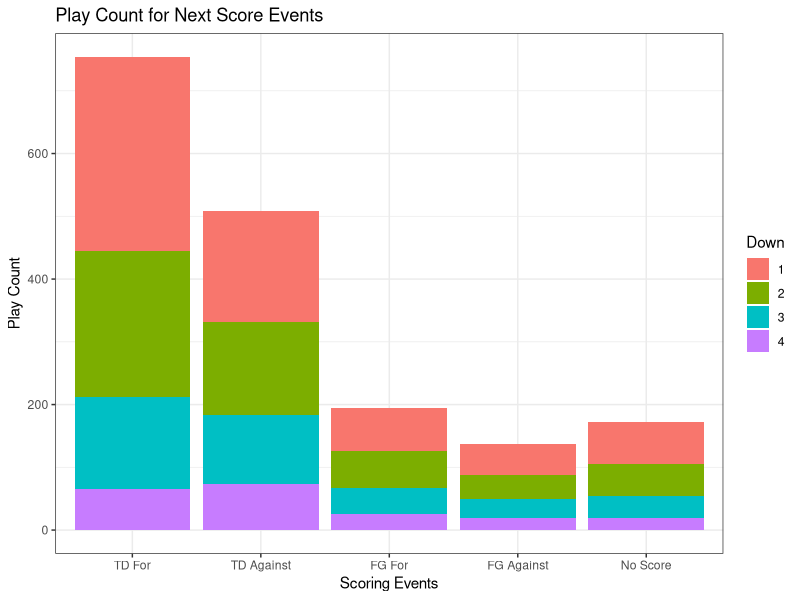
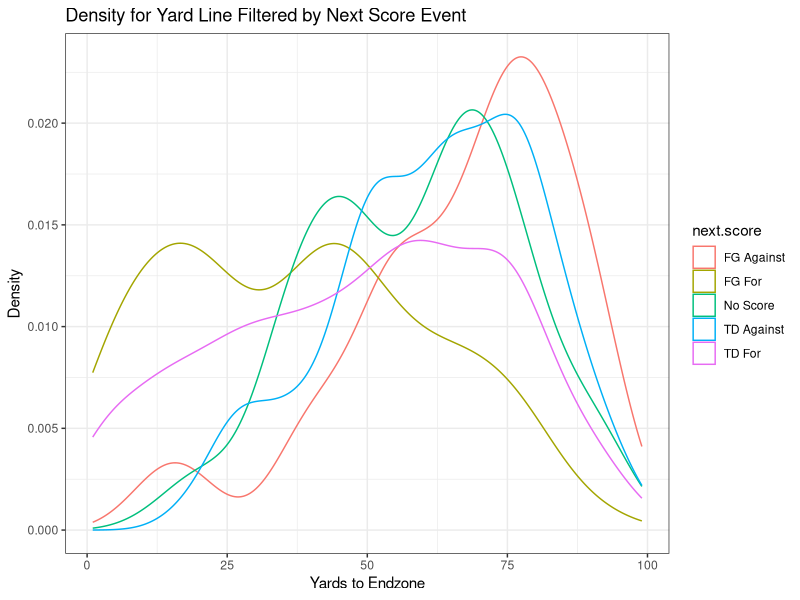
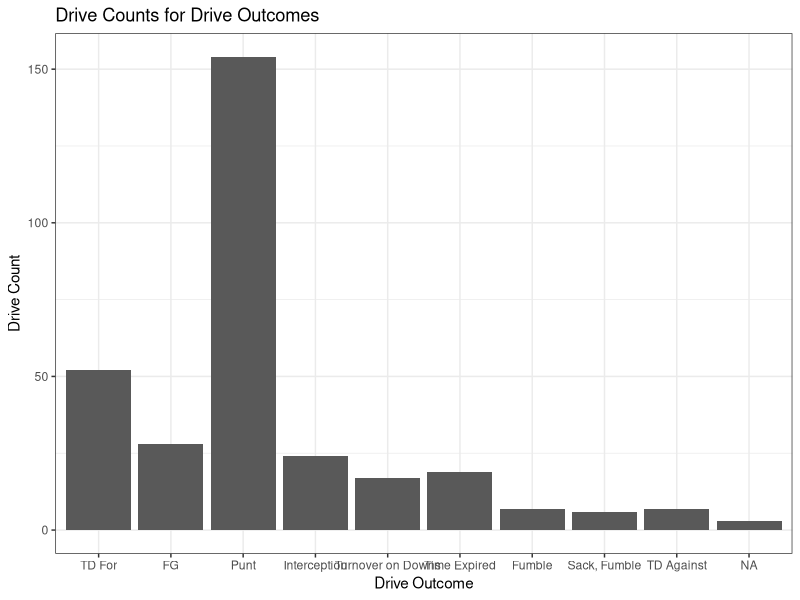
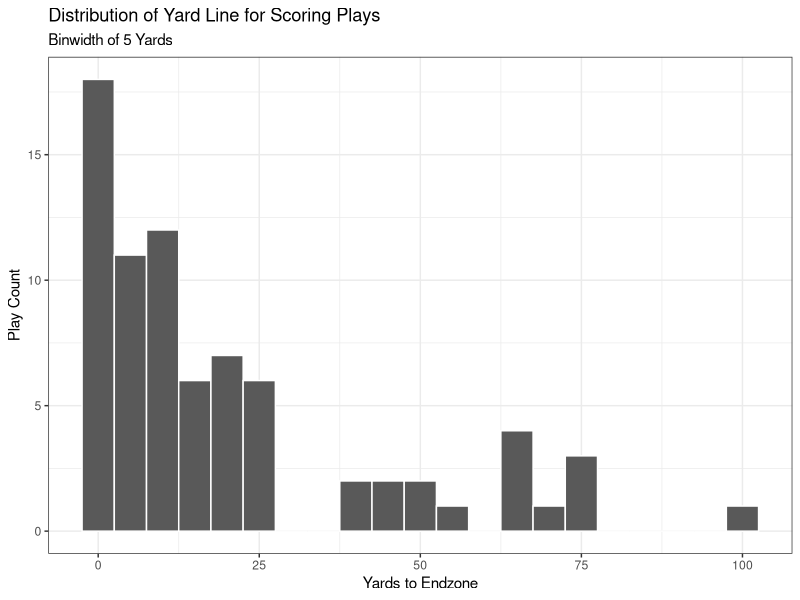
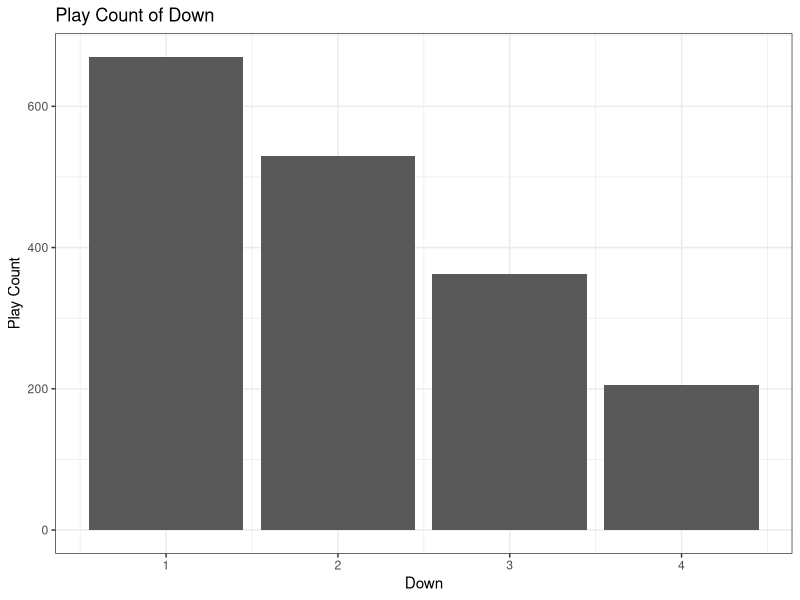
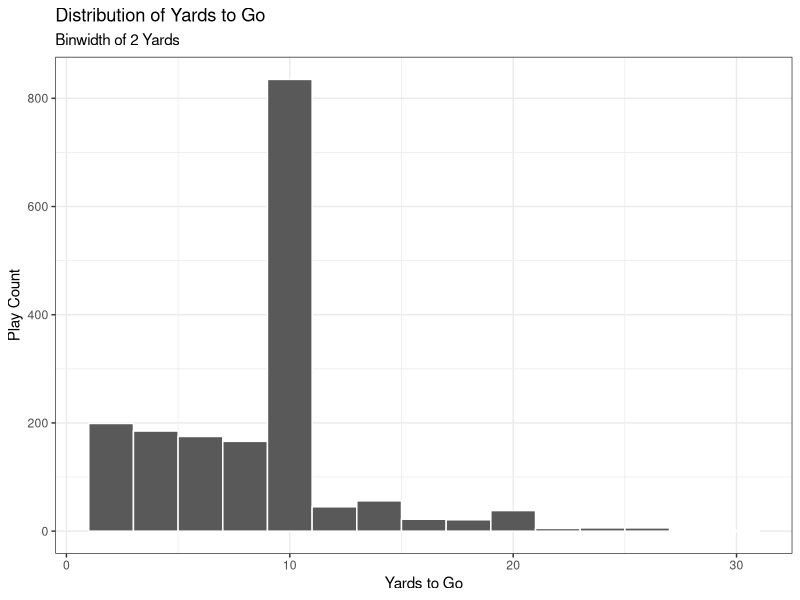
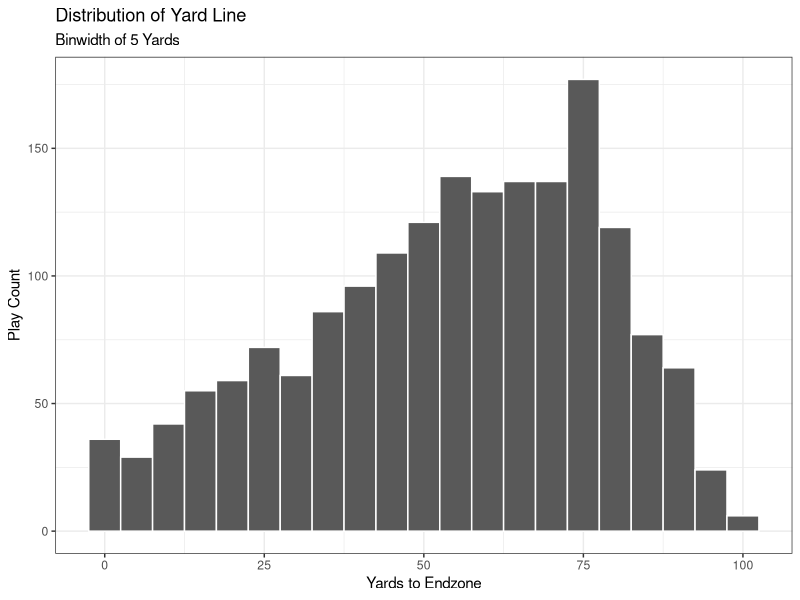
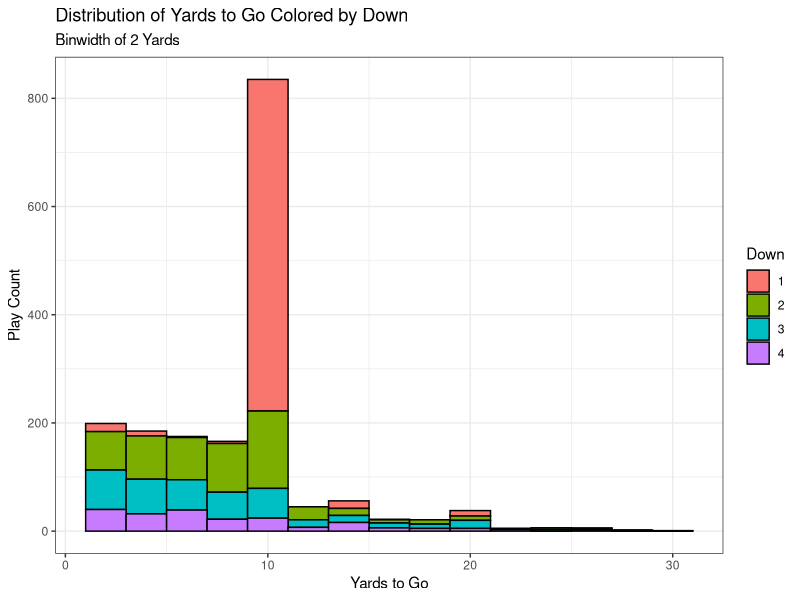

The R source for these figures, in order:
## ---- chunk 1
knitr::opts_chunk$set(echo = TRUE)
library(tidyverse)
library(nnet)
## ---- chunk 2
## Data initialization

# Drop KOs, Extra Pts, 2 Pt conversions, Penalties, and Timeouts
init.data.full = read.csv("Initial_Play_-_By_-_Play.csv", na=c(""))
KO.plays = c("KO", "KO Rec", "Onside Kick Rec")

# Fixing the Extra Points labeled as FGs
init.data.full[1442, "PLAY.TYPE"] = "Extra Pt."
init.data.full[1556, "PLAY.TYPE"] = "Extra Pt."
init.data.full[1975, "PLAY.TYPE"] = "Extra Pt."
init.data.full[1994, "PLAY.TYPE"] = "Extra Pt."

extra.pt.rows = which(init.data.full$PLAY.TYPE == "Extra Pt." |
                        init.data.full$PLAY.TYPE == "Extra Pt. Block")
KO.rows = which(init.data.full$PLAY.TYPE %in% KO.plays)
two.pt.rows = which(init.data.full$PLAY.TYPE == "2 Pt." | 
                      init.data.full$PLAY.TYPE == "2 Pt. Defend")
penalty.rows = which(init.data.full$RESULT == "Penalty")
timeout.rows = which(init.data.full$RESULT == "Timeout")

rem.rows = c(extra.pt.rows, KO.rows, penalty.rows, two.pt.rows, timeout.rows)
init.data = init.data.full[-rem.rows, ]

# Create possession team column

  # fill in missing values that shouldn't be missing
init.data[945, "ODK"] = "D"
init.data[955, "ODK"] = "D"
init.data[980, "ODK"] = "O"
init.data[1009, "ODK"] = "D"
init.data[1019, "ODK"] = "D"
init.data[1025, "ODK"] = "D"
init.data[1044, "ODK"] = "O"
init.data[1093, "ODK"] = "D"
init.data[1291, "ODK"] = "O"
init.data[1317, "ODK"] = "D"
init.data[1368, "ODK"] = "O"
init.data[1395, "ODK"] = "D"

init.data$pos.team = ifelse(init.data$ODK == "O", "CMU", "Opp")

for (i in 1:nrow(init.data)) {
  if (init.data[i, "ODK"] == "K") {
    init.data[i, "pos.team"] = init.data[i - 1, "pos.team"]
  }
}

# convert character variables to factor
#factor.vars = c("ODK", "RESULT", "PLAY.TYPE")
#init.data[factor.vars] = lapply(init.data[factor.vars], factor)

# renaming variables for convenience
names(init.data) = tolower(names(init.data))
names(init.data)[1] = "play"

# fixing rounding error for distance
# for (i in 2:nrow(init.data)) {
#   if (init.data$dn[i]==1 | is.na(init.data$dn[i])) { next }
#   init.data$dist[i] = init.data$dist[i-1] - init.data$gn.ls[i-1]
# }

#init.data = init.data[-penalty.rows, ]
## ---- chunk 3
## Cleaning

# creating game ID
first.plays = which(init.data$play==2)
init.data$game = length(first.plays)
for (i in 1:(length(first.plays)-1)) {
  first = first.plays[i]
  last = first.plays[i+1]-1
  init.data$game[first:last] = i
}

# fixing yards to endzone
negative.yds = init.data$yard.ln < 0
na.yds = is.na(negative.yds)
negative.yds[na.yds] = FALSE
init.data[negative.yds, "yard.ln"] = init.data[negative.yds, "yard.ln"] + 100
names(init.data)[5] = "yds.to.endzone"

# creating drive ID
num.games = max(init.data$game)

  # Indicator for defensive score
init.data$def.score = str_detect(init.data$result, "Def")
init.data[is.na(init.data$def.score), "def.score"] = FALSE

for (game.ind in 1:num.games) {
  
  ind.game = init.data[init.data$game == game.ind, ]
  drive = 1
  
  for (j in 1:(nrow(ind.game) - 1)) {
    
    global.ind = which(init.data$game == game.ind & 
                         init.data$play == ind.game[j, "play"])
    
    cur.pos = ind.game[j, "pos.team"]
    next.pos = ind.game[j + 1, "pos.team"]
    
    init.data[global.ind, "drive"] = drive
    
    if ((cur.pos != next.pos) | (ind.game[j, "def.score"])) {
      drive = drive + 1
    }
    
  }
  
  init.data[global.ind + 1, "drive"] = drive
  
}
## ---- chunk 4
# #get last play of each drive
# init.data %>% 
#   group_by(game, drive) %>% 
#   slice_tail %>% 
#   ungroup

# creating drive outcome
last.plays = which(!mapply(identical, init.data$drive, lead(init.data$drive, default=0)) & 
                     !is.na(init.data$drive))
last.play.type = init.data$play.type[last.plays]
down = init.data$dn[last.plays]
result = init.data$result[last.plays]
last.outcomes = rep(NA, length(last.plays))
for (i in 1:length(last.plays)) {
  outcome = NA
  playtype = last.play.type[i]
  if (is.na(playtype)) {next} # NEED TO FIX
  res = result[i]
  if (grepl("Def TD", res)) {outcome = "TD Against"}
  else if (playtype=="Pass" | playtype=="Run") {
    if (grepl("TD", res)) {outcome = "TD For"}
    else if (res %in% c("Fumble", "Interception", "Sack, Fumble")) {outcome = res}
    else if (is.na(down[i])) {next} # NEED TO FIX
    else if (down[i]==4) {outcome = "Turnover on Downs"}
    else {outcome = "Time Expired"}
  }
  else if (grepl("FG", playtype)) {outcome = "FG"}
  else if (grepl("Punt", playtype)) {outcome = "Punt"}
  last.outcomes[i] = outcome
}
offset = 0
init.data$drive.outcome = NA
init.data$drive.outcome[last.plays] = last.outcomes
for (i in 1:max(init.data$game)) {
  ind = which(init.data$game==i)
  init.data$drive.outcome[ind] = last.outcomes[init.data$drive[ind] + offset]
  offset = offset + max(init.data$drive[ind], na.rm=TRUE)
}

# # creating next scoring play
# TD.score = c("Complete, TD", "Rush, TD", "Interception, Def TD", "Scramble, TD",
#              "Blocked, Def TD", "Fumble, Def TD") # check the result column
FG.score = c("FG", "FG Block") # check the play type column, and then result column for good
# safety.score = c("Safety")
# 
#   #Get indices for TDs
# TD.score.inds = which(init.data$result %in% TD.score)
# 
#   #Get indices for FGs

#Manually input missing FG good/no good values
FG.rows = init.data[init.data$play.type %in% FG.score, ]
FG.rows[c(5, 6, 9, 20, 21, 22), "result"] = "Good"
FG.rows[c(8, 23, 24, 25, 26, 28, 29), "result"] = "No Good"
  #Index 29 was a muffed FG attempt
init.data[init.data$play.type %in% FG.score, "result"] = FG.rows$result



init.data$TD.score = str_detect(init.data$result, "TD")
init.data[is.na(init.data$TD.score), "TD.score"] = F 
init.data$FG = str_detect(init.data$play.type, "FG")
init.data[is.na(init.data$FG), "FG"] = F 
init.data$FG.score = ((init.data$FG == T) & (init.data$result == "Good"))
init.data$safety.score = F # implement once we have data with safeties

init.data$sp = ifelse(init.data$TD.score + init.data$FG.score + init.data$safety.score >= 1, 
                      T,
                      F)

find.next.score.game = function(data) { #WRT POSESSION TEAM
  
  # Which rows are the scoring plays:
  score.plays = which(data$sp)
  
  find.next.score = function(play.ind, score.plays.inds, data) {
    
    next.score.ind = score.plays.inds[which(score.plays.inds >= play.ind)[1]]
    
    if(is.na(next.score.ind)) {
      
      score.type = "No Score"
      
    } else {
      
      #TDs:
      if (data$TD.score[next.score.ind]) {
        
        if (identical(data[play.ind, "pos.team"], data[next.score.ind, "pos.team"])) {
          
          if (data[next.score.ind, "def.score"]) { #Def TD, against team in pos
            
            score.type = "TD Against"
            
          } else { #Offensive TD, for team in pos
            
            score.type = "TD For"
            
          }
          
        } else {
          
          if (data[next.score.ind, "def.score"]) { #Def TD, for team in pos.
            
            score.type = "TD For"
            
          } else { #Offensive TD, against team in pos.
            
            score.type = "TD Against"
            
          }
          
        }

        #FGs
      } else if(data$FG.score[next.score.ind]) {
        
        if (identical(data[play.ind, "pos.team"], data[next.score.ind, "pos.team"])) {
          
          score.type = "FG For"
          
          # Opponent made FG
        } else {
          
          score.type = "FG Against"
          
        }
        
        #Safeties
      } else if(data$safety.score[next.score.ind]) {
        
        score.type = "Safety" #Handle logic later
        
        #Error
      } else {
        
        score.type = NA
        
      }
    }
    
    return(data.frame(next.score = score.type))
    
  }
  
  res = lapply(1:nrow(data), find.next.score, 
               score.plays.inds = score.plays, data = data) %>% 
    bind_rows()
  
  return(res)
}

next.score = map_dfr(unique(init.data$game), 
        function(x) {
          init.data %>% 
            filter(game == x) %>% 
            find.next.score.game()
        })

init.data$next.score = next.score[, 1]
## ---- chunk 5
# CMU efficiency metric
## ---- chunk 6
# EDA
sub.data = init.data[, c("game", "drive", "play", "pos.team", "dn", "dist", 
                         "yds.to.endzone", "result", "play.type", 
                         "drive.outcome", "next.score")]

# Next score distribution by down (removed NA values)
sub.data[!is.na(sub.data$dn), ] %>% 
  ggplot(aes(x = fct_relevel(next.score, 
                             c("TD For", "TD Against", 
                               "FG For", "FG Against", 
                               "No Score")), 
             fill = factor(dn))) +
  geom_bar() +
  labs(title = "Play Count for Next Score Events", x = "Scoring Events", 
       y = "Play Count", fill = "Down") +
  theme_bw()

# Distribution of yard line filled with next score event at every play
sub.data %>%
  ggplot(aes(x = yds.to.endzone, color = next.score)) +
  geom_density() +
  labs(title = "Density for Yard Line Filtered by Next Score Event", 
       x = "Yards to Endzone", y = "Density", fill = "Score Event") +
  theme_bw()
  

drive.data = sub.data %>% 
  group_by(game, drive) %>% 
  slice(1) %>% 
  ungroup()

drive.data %>% 
  ggplot(aes(x = fct_relevel(drive.outcome, 
                             c("TD For", "FG", "Punt", "Interception", 
                               "Turnover on Downs", "Time Expired")))) +
  geom_bar() +
  labs(title = "Drive Counts for Drive Outcomes", x = "Drive Outcome", 
       y = "Drive Count") +
  theme_bw()

# Starting yard line of each scoring play
init.data[init.data$sp, ] %>%
  ggplot(aes(x = yds.to.endzone)) +
  geom_histogram(binwidth = 5, color = "white") +
  labs(title = "Distribution of Yard Line for Scoring Plays", 
       x = "Yards to Endzone", y = "Play Count", 
       subtitle = "Binwidth of 5 Yards") +
  theme_bw()

# Starting yard line of the first play in the drive for each scoring play
#TBD

## EDA OF PREDICTOR VARIABLES

# Distribution of down
sub.data %>% 
  ggplot(aes(x = dn)) +
  geom_bar() +
  labs(title = "Play Count of Down", x = "Down", y = "Play Count") +
  theme_bw()

# Distribution of yards to go
sub.data %>% 
  ggplot(aes(x = dist)) +
  geom_histogram(binwidth = 2, color = "white") +
  labs(title = "Distribution of Yards to Go", x = "Yards to Go", y = "Play Count",
       subtitle = "Binwidth of 2 Yards") +
  theme_bw()

# Distribution of yard line
sub.data %>% 
  ggplot(aes(x = yds.to.endzone)) +
  geom_histogram(binwidth = 5, color = "white") +
  labs(title = "Distribution of Yard Line", x = "Yards to Endzone", 
       y = "Play Count", subtitle = "Binwidth of 5 Yards") +
  theme_bw()

# Distribution of yards to go colored by down
sub.data %>% 
  ggplot(aes(x = dist, fill = factor(dn))) +
  geom_histogram(binwidth = 2, color = "black") +
  labs(title = "Distribution of Yards to Go Colored by Down", x = "Yards to Go",
       y = "Play Count", fill = "Down", subtitle = "Binwidth of 2 Yards") +
  theme_bw()

# Density of yards to go colored by down, faceted by next score
sub.data %>% 
  ggplot(aes(x = dist, color = factor(dn))) +
  geom_density() +
  facet_wrap(next.score ~ ., nrow = 2) +
  labs("Density of Yards to Go, Colored by Down, Faceted by Next Score",
       x = "Yards to Go", y = "Density", fill = "Down") +
  theme_bw()
## ---- chunk 7
#Modeling
EPA.model = multinom(next.score ~ factor(dn) + log(dist) + yds.to.endzone + factor(dn):log(dist), data = sub.data)
summary(EPA.model)
